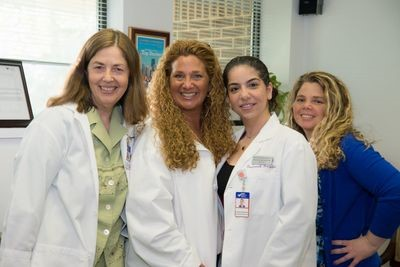
#> input picture Physicians.jpg, 400 x 267 px, found by its file name
$ python testsharp.py
#> lines starting #> are read from the running program, lines starting #| are printed output that depends on the picture
### pyffttools/sharpbuilder.py
from builderbase import BuilderBase
import numpy as np
import math

class SharpBuilder(BuilderBase):

    def __init__(self, height: int, width: int):
        self.__height__ = height
        self.__width__ = width

    def Sharp(self, data: np.array):
        average = np.average(data)
        variance = np.var(data)
        complexes = self.Forward(data)
        level = complexes.flat[0]
        self.BlindOuter(complexes, self.__height__, self.__width__)
        complexes.flat[0] = level
        data2 = self.Backward(complexes)
        average2 = np.average(data2)
        variance2 = np.var(data2)
        a = math.sqrt(variance/variance2)
        b = average - average2*a
        return (a*data2+b).astype(data.dtype)

    def ToBitmap(self, shape: np.array):
        data = np.ndarray(shape)
        data.fill(1)
        self.BlindOuter(data, self.__height__, self.__width__)
        return data


### pyffttools/builderbase.py
import math
import numpy as np
from enum import Enum


class BuilderBase:

    def __init__(self):
        pass

    def Forward(self, data: np.array):
        return np.fft.fftn(data.astype(complex))

    def Backward(self, data: np.array):
        return np.absolute(np.fft.ifftn(data))

    # [45 lines left out: functions Split, BlindInner, not called in this run]

    def BlindOuter(self, data: np.array, height: int, width: int):
        assert len(data.shape) >= 2

        s0 = max(0, math.floor((data.shape[0]-height)/2))
        s1 = max(0, math.floor((data.shape[1]-width)/2))
        e0 = min(data.shape[0], math.ceil((data.shape[0]+height)/2))
        e1 = min(data.shape[1], math.ceil((data.shape[1]+width)/2))

        data[:s0, :s1].fill(0)
        data[:s0, e1:].fill(0)
        data[e0:, :s1].fill(0)
        data[e0:, e1:].fill(0)

        data[:s0, s1:e1].fill(0)
        data[e0:, s1:e1].fill(0)
        data[s0:e0, :s1].fill(0)
        data[s0:e0, e1:].fill(0)

    # [15 lines left out: function Copy, not called in this run]

### pyffttools/testsharp.py
from sharpbuilder import SharpBuilder
import numpy as np
import cv2

img = cv2.imread('~\\..\\Physicians.jpg')
#> img is the input picture: shape (267, 400, 3); mean B, G, R 148.3, 157.2, 161.7
height, width, channels = img.shape
#> height = 267; width = 400; channels = 3
data = np.asarray(img, float)/255
builder = SharpBuilder((int)(height-2), (int)(width-2))
cv2.imshow('image', builder.Sharp(data))
#> in Sharp, `average = np.average(data)`: average = 0.611
#> in Sharp, `variance = np.var(data)`: variance = 0.0678
#> in Backward, `return np.absolute(np.fft.ifftn(data))`:
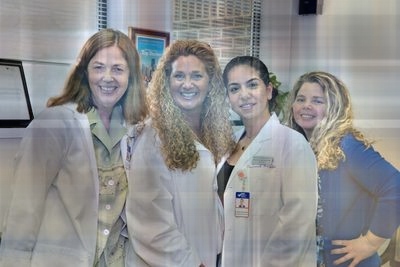
#> returned value: shape (267, 400, 3) float64; mean of channels 0, 1, 2 0.614, 0.615, 0.615; drawn with min black and max white
#> in Sharp, `average2 = np.average(data2)`: average2 = 0.615
#> in Sharp, `variance2 = np.var(data2)`: variance2 = 0.0197
#> in Sharp, `a = math.sqrt(variance/variance2)`: a = 1.86
#> in Sharp, `b = average - average2*a`: b = -0.53
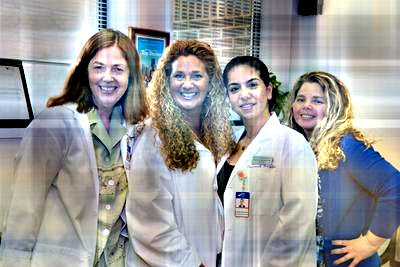
#> window 'image': shape (267, 400, 3); mean B, G, R 155.1, 155.8, 156.1
cv2.imshow('filter', builder.ToBitmap(data.shape))
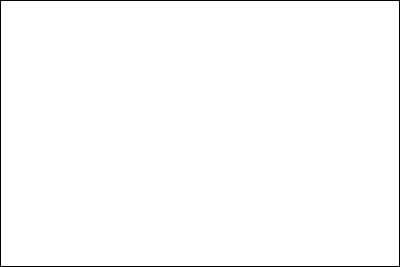
#> window 'filter': shape (267, 400, 3) float64; values 0 (black) and 1 (white), 98.8% white; black in thin lines or dots
cv2.waitKey(0)
cv2.destroyAllWindows()

$ run again, with Montessori.jpg copied over Physicians.jpg
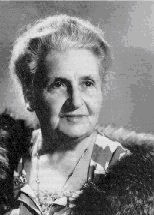
#> input picture Montessori.jpg, 154 x 215 px, found by its file name
#> img is the input picture: shape (215, 154, 3); mean B, G, R 127.6, 127.5, 127.5
#> average = 0.5
#> variance = 0.0586
#> in Backward, `return np.absolute(np.fft.ifftn(data))`:
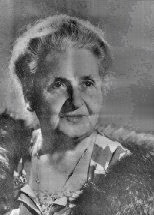
#> returned value: shape (215, 154, 3) float64; mean of channels 0, 1, 2 0.508, 0.508, 0.508; drawn with min black and max white
#> average2 = 0.508
#> variance2 = 0.0226
#> a = 1.61
#> b = -0.318
#> `cv2.imshow('filter', builder.ToBitmap(data.shape))`:
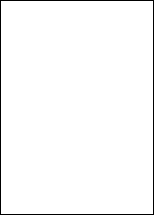
#> window 'filter': shape (215, 154, 3) float64; values 0 (black) and 1 (white), 97.8% white; black in thin lines or dots
